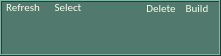
   <widget class="QFrame" name="frame_6">
    <property name="geometry">
     <rect>
      <x>5</x>
      <y>32</y>
      <width>221</width>
      <height>56</height>
     </rect>
    </property>
    <property name="palette">
     <palette>
      <active>
       <colorrole role="WindowText">
        <brush brushstyle="SolidPattern">
         <color alpha="255">
          <red>185</red>
          <green>198</green>
          <blue>185</blue>
         </color>
        </brush>
       </colorrole>
       <colorrole role="Button">
        <brush brushstyle="SolidPattern">
         <color alpha="255">
          <red>81</red>
          <green>121</green>
          <blue>109</blue>
         </color>
        </brush>
       </colorrole>
       <colorrole role="Light">
        <brush brushstyle="SolidPattern">
         <color alpha="255">
          <red>121</red>
          <green>182</green>
          <blue>164</blue>
         </color>
        </brush>
       </colorrole>
       <colorrole role="Midlight">
        <brush brushstyle="SolidPattern">
         <color alpha="255">
          <red>101</red>
          <green>151</green>
          <blue>136</blue>
         </color>
        </brush>
       </colorrole>
       <colorrole role="Dark">
        <brush brushstyle="SolidPattern">
         <color alpha="255">
          <red>40</red>
          <green>60</green>
          <blue>54</blue>
         </color>
        </brush>
       </colorrole>
       <colorrole role="Mid">
        <brush brushstyle="SolidPattern">
         <color alpha="255">
          <red>54</red>
          <green>80</green>
          <blue>72</blue>
         </color>
        </brush>
       </colorrole>
       <colorrole role="Text">
        <brush brushstyle="SolidPattern">
         <color alpha="255">
          <red>185</red>
          <green>198</green>
          <blue>185</blue>
         </color>
        </brush>
       </colorrole>
       <colorrole role="BrightText">
        <brush brushstyle="SolidPattern">
         <color alpha="255">
          <red>255</red>
          <green>255</green>
          <blue>255</blue>
         </color>
        </brush>
       </colorrole>
       <colorrole role="ButtonText">
        <brush brushstyle="SolidPattern">
         <color alpha="255">
          <red>255</red>
          <green>255</green>
          <blue>255</blue>
         </color>
        </brush>
       </colorrole>
       <colorrole role="Base">
        <brush brushstyle="SolidPattern">
         <color alpha="255">
          <red>0</red>
          <green>0</green>
          <blue>0</blue>
         </color>
        </brush>
       </colorrole>
       <colorrole role="Window">
        <brush brushstyle="SolidPattern">
         <color alpha="255">
          <red>81</red>
          <green>121</green>
          <blue>109</blue>
         </color>
        </brush>
       </colorrole>
       <colorrole role="Shadow">
        <brush brushstyle="SolidPattern">
         <color alpha="255">
          <red>0</red>
          <green>0</green>
          <blue>0</blue>
         </color>
        </brush>
       </colorrole>
       <colorrole role="AlternateBase">
        <brush brushstyle="SolidPattern">
         <color alpha="255">
          <red>40</red>
          <green>60</green>
          <blue>54</blue>
         </color>
        </brush>
       </colorrole>
       <colorrole role="ToolTipBase">
        <brush brushstyle="SolidPattern">
         <color alpha="255">
          <red>255</red>
          <green>255</green>
          <blue>220</blue>
         </color>
        </brush>
       </colorrole>
       <colorrole role="ToolTipText">
        <brush brushstyle="SolidPattern">
         <color alpha="255">
          <red>0</red>
          <green>0</green>
          <blue>0</blue>
         </color>
        </brush>
       </colorrole>
      </active>
      <inactive>
       <colorrole role="WindowText">
        <brush brushstyle="SolidPattern">
         <color alpha="255">
          <red>185</red>
          <green>198</green>
          <blue>185</blue>
         </color>
        </brush>
       </colorrole>
       <colorrole role="Button">
        <brush brushstyle="SolidPattern">
         <color alpha="255">
          <red>81</red>
          <green>121</green>
          <blue>109</blue>
         </color>
        </brush>
       </colorrole>
       <colorrole role="Light">
        <brush brushstyle="SolidPattern">
         <color alpha="255">
          <red>121</red>
          <green>182</green>
          <blue>164</blue>
         </color>
        </brush>
       </colorrole>
       <colorrole role="Midlight">
        <brush brushstyle="SolidPattern">
         <color alpha="255">
          <red>101</red>
          <green>151</green>
          <blue>136</blue>
         </color>
        </brush>
       </colorrole>
       <colorrole role="Dark">
        <brush brushstyle="SolidPattern">
         <color alpha="255">
          <red>40</red>
          <green>60</green>
          <blue>54</blue>
         </color>
        </brush>
       </colorrole>
       <colorrole role="Mid">
        <brush brushstyle="SolidPattern">
         <color alpha="255">
          <red>54</red>
          <green>80</green>
          <blue>72</blue>
         </color>
        </brush>
       </colorrole>
       <colorrole role="Text">
        <brush brushstyle="SolidPattern">
         <color alpha="255">
          <red>185</red>
          <green>198</green>
          <blue>185</blue>
         </color>
        </brush>
       </colorrole>
       <colorrole role="BrightText">
        <brush brushstyle="SolidPattern">
         <color alpha="255">
          <red>255</red>
          <green>255</green>
          <blue>255</blue>
         </color>
        </brush>
       </colorrole>
       <colorrole role="ButtonText">
        <brush brushstyle="SolidPattern">
         <color alpha="255">
          <red>255</red>
          <green>255</green>
          <blue>255</blue>
         </color>
        </brush>
       </colorrole>
       <colorrole role="Base">
        <brush brushstyle="SolidPattern">
         <color alpha="255">
          <red>0</red>
          <green>0</green>
          <blue>0</blue>
         </color>
        </brush>
       </colorrole>
       <colorrole role="Window">
        <brush brushstyle="SolidPattern">
         <color alpha="255">
          <red>81</red>
          <green>121</green>
          <blue>109</blue>
         </color>
        </brush>
       </colorrole>
       <colorrole role="Shadow">
        <brush brushstyle="SolidPattern">
         <color alpha="255">
          <red>0</red>
          <green>0</green>
          <blue>0</blue>
         </color>
        </brush>
       </colorrole>
       <colorrole role="AlternateBase">
        <brush brushstyle="SolidPattern">
         <color alpha="255">
          <red>40</red>
          <green>60</green>
          <blue>54</blue>
         </color>
        </brush>
       </colorrole>
       <colorrole role="ToolTipBase">
        <brush brushstyle="SolidPattern">
         <color alpha="255">
          <red>255</red>
          <green>255</green>
          <blue>220</blue>
         </color>
        </brush>
       </colorrole>
       <colorrole role="ToolTipText">
        <brush brushstyle="SolidPattern">
         <color alpha="255">
          <red>0</red>
          <green>0</green>
          <blue>0</blue>
         </color>
        </brush>
       </colorrole>
      </inactive>
      <disabled>
       <colorrole role="WindowText">
        <brush brushstyle="SolidPattern">
         <color alpha="255">
          <red>40</red>
          <green>60</green>
          <blue>54</blue>
         </color>
        </brush>
       </colorrole>
       <colorrole role="Button">
        <brush brushstyle="SolidPattern">
         <color alpha="255">
          <red>81</red>
          <green>121</green>
          <blue>109</blue>
         </color>
        </brush>
       </colorrole>
       <colorrole role="Light">
        <brush brushstyle="SolidPattern">
         <color alpha="255">
          <red>121</red>
          <green>182</green>
          <blue>164</blue>
         </color>
        </brush>
       </colorrole>
       <colorrole role="Midlight">
        <brush brushstyle="SolidPattern">
         <color alpha="255">
          <red>101</red>
          <green>151</green>
          <blue>136</blue>
         </color>
        </brush>
       </colorrole>
       <colorrole role="Dark">
        <brush brushstyle="SolidPattern">
         <color alpha="255">
          <red>40</red>
          <green>60</green>
          <blue>54</blue>
         </color>
        </brush>
       </colorrole>
       <colorrole role="Mid">
        <brush brushstyle="SolidPattern">
         <color alpha="255">
          <red>54</red>
          <green>80</green>
          <blue>72</blue>
         </color>
        </brush>
       </colorrole>
       <colorrole role="Text">
        <brush brushstyle="SolidPattern">
         <color alpha="255">
          <red>40</red>
          <green>60</green>
          <blue>54</blue>
         </color>
        </brush>
       </colorrole>
       <colorrole role="BrightText">
        <brush brushstyle="SolidPattern">
         <color alpha="255">
          <red>255</red>
          <green>255</green>
          <blue>255</blue>
         </color>
        </brush>
       </colorrole>
       <colorrole role="ButtonText">
        <brush brushstyle="SolidPattern">
         <color alpha="255">
          <red>40</red>
          <green>60</green>
          <blue>54</blue>
         </color>
        </brush>
       </colorrole>
       <colorrole role="Base">
        <brush brushstyle="SolidPattern">
         <color alpha="255">
          <red>81</red>
          <green>121</green>
          <blue>109</blue>
         </color>
        </brush>
       </colorrole>
       <colorrole role="Window">
        <brush brushstyle="SolidPattern">
         <color alpha="255">
          <red>81</red>
          <green>121</green>
          <blue>109</blue>
         </color>
        </brush>
       </colorrole>
       <colorrole role="Shadow">
        <brush brushstyle="SolidPattern">
         <color alpha="255">
          <red>0</red>
          <green>0</green>
          <blue>0</blue>
         </color>
        </brush>
       </colorrole>
       <colorrole role="AlternateBase">
        <brush brushstyle="SolidPattern">
         <color alpha="255">
          <red>81</red>
          <green>121</green>
          <blue>109</blue>
         </color>
        </brush>
       </colorrole>
       <colorrole role="ToolTipBase">
        <brush brushstyle="SolidPattern">
         <color alpha="255">
          <red>255</red>
          <green>255</green>
          <blue>220</blue>
         </color>
        </brush>
       </colorrole>
       <colorrole role="ToolTipText">
        <brush brushstyle="SolidPattern">
         <color alpha="255">
          <red>0</red>
          <green>0</green>
          <blue>0</blue>
         </color>
        </brush>
       </colorrole>
      </disabled>
     </palette>
    </property>
    <property name="frameShape">
     <enum>QFrame::Box</enum>
    </property>
    <property name="frameShadow">
     <enum>QFrame::Raised</enum>
    </property>
    <property name="lineWidth">
     <number>1</number>
    </property>
    <property name="midLineWidth">
     <number>0</number>
    </property>
    <widget class="QPushButton" name="pushButton_P3_selectItem">
     <property name="geometry">
      <rect>
       <x>50</x>
       <y>15</y>
       <width>35</width>
       <height>35</height>
      </rect>
     </property>
     <property name="text">
      <string/>
     </property>
     <property name="icon">
      <iconset>
       <normaloff>icons/publishToolIcon/getSelectItemPublishB.png</normaloff>icons/publishToolIcon/getSelectItemPublishB.png</iconset>
     </property>
     <property name="iconSize">
      <size>
       <width>35</width>
       <height>35</height>
      </size>
     </property>
     <property name="flat">
      <bool>true</bool>
     </property>
    </widget>
    <widget class="QLabel" name="label_fileData_40">
     <property name="geometry">
      <rect>
       <x>45</x>
       <y>-3</y>
       <width>46</width>
       <height>20</height>
      </rect>
     </property>
     <property name="palette">
      <palette>
       <active>
        <colorrole role="WindowText">
         <brush brushstyle="SolidPattern">
          <color alpha="255">
           <red>248</red>
           <green>255</green>
           <blue>235</blue>
          </color>
         </brush>
        </colorrole>
       </active>
       <inactive>
        <colorrole role="WindowText">
         <brush brushstyle="SolidPattern">
          <color alpha="255">
           <red>248</red>
           <green>255</green>
           <blue>235</blue>
          </color>
         </brush>
        </colorrole>
       </inactive>
       <disabled>
        <colorrole role="WindowText">
         <brush brushstyle="SolidPattern">
          <color alpha="255">
           <red>85</red>
           <green>127</green>
           <blue>0</blue>
          </color>
         </brush>
        </colorrole>
       </disabled>
      </palette>
     </property>
     <property name="font">
      <font>
       <family>Calibri</family>
       <pointsize>8</pointsize>
      </font>
     </property>
     <property name="text">
      <string>Select</string>
     </property>
     <property name="alignment">
      <set>Qt::AlignCenter</set>
     </property>
    </widget>
    <widget class="QPushButton" name="pushButton_P3_refreshInputItem">
     <property name="geometry">
      <rect>
       <x>5</x>
       <y>15</y>
       <width>35</width>
       <height>35</height>
      </rect>
     </property>
     <property name="text">
      <string/>
     </property>
     <property name="icon">
      <iconset>
       <normaloff>icons/publishToolIcon/refreshPublishB.png</normaloff>icons/publishToolIcon/refreshPublishB.png</iconset>
     </property>
     <property name="iconSize">
      <size>
       <width>35</width>
       <height>35</height>
      </size>
     </property>
     <property name="flat">
      <bool>true</bool>
     </property>
    </widget>
    <widget class="QLabel" name="label_fileData_39">
     <property name="geometry">
      <rect>
       <x>0</x>
       <y>-3</y>
       <width>46</width>
       <height>20</height>
      </rect>
     </property>
     <property name="palette">
      <palette>
       <active>
        <colorrole role="WindowText">
         <brush brushstyle="SolidPattern">
          <color alpha="255">
           <red>248</red>
           <green>255</green>
           <blue>235</blue>
          </color>
         </brush>
        </colorrole>
       </active>
       <inactive>
        <colorrole role="WindowText">
         <brush brushstyle="SolidPattern">
          <color alpha="255">
           <red>248</red>
           <green>255</green>
           <blue>235</blue>
          </color>
         </brush>
        </colorrole>
       </inactive>
       <disabled>
        <colorrole role="WindowText">
         <brush brushstyle="SolidPattern">
          <color alpha="255">
           <red>85</red>
           <green>127</green>
           <blue>0</blue>
          </color>
         </brush>
        </colorrole>
       </disabled>
      </palette>
     </property>
     <property name="font">
      <font>
       <family>Calibri</family>
       <pointsize>8</pointsize>
      </font>
     </property>
     <property name="text">
      <string>Refresh</string>
     </property>
     <property name="alignment">
      <set>Qt::AlignCenter</set>
     </property>
    </widget>
    <widget class="QPushButton" name="pushButton_P3_buildDefaultTop">
     <property name="geometry">
      <rect>
       <x>182</x>
       <y>20</y>
       <width>30</width>
       <height>30</height>
      </rect>
     </property>
     <property name="text">
      <string/>
     </property>
     <property name="icon">
      <iconset>
       <normaloff>icons/publishToolIcon/buildAllClass.png</normaloff>icons/publishToolIcon/buildAllClass.png</iconset>
     </property>
     <property name="iconSize">
      <size>
       <width>30</width>
       <height>30</height>
      </size>
     </property>
     <property name="flat">
      <bool>true</bool>
     </property>
    </widget>
    <widget class="QLabel" name="label_fileData_44">
     <property name="geometry">
      <rect>
       <x>174</x>
       <y>-2</y>
       <width>46</width>
       <height>20</height>
      </rect>
     </property>
     <property name="palette">
      <palette>
       <active>
        <colorrole role="WindowText">
         <brush brushstyle="SolidPattern">
          <color alpha="255">
           <red>248</red>
           <green>255</green>
           <blue>235</blue>
          </color>
         </brush>
        </colorrole>
       </active>
       <inactive>
        <colorrole role="WindowText">
         <brush brushstyle="SolidPattern">
          <color alpha="255">
           <red>248</red>
           <green>255</green>
           <blue>235</blue>
          </color>
         </brush>
        </colorrole>
       </inactive>
       <disabled>
        <colorrole role="WindowText">
         <brush brushstyle="SolidPattern">
          <color alpha="255">
           <red>85</red>
           <green>127</green>
           <blue>0</blue>
          </color>
         </brush>
        </colorrole>
       </disabled>
      </palette>
     </property>
     <property name="font">
      <font>
       <family>Calibri</family>
       <pointsize>8</pointsize>
      </font>
     </property>
     <property name="text">
      <string>Build</string>
     </property>
     <property name="alignment">
      <set>Qt::AlignCenter</set>
     </property>
    </widget>
    <widget class="QPushButton" name="pushButton_P3_deletSelectItem">
     <property name="geometry">
      <rect>
       <x>146</x>
       <y>20</y>
       <width>30</width>
       <height>30</height>
      </rect>
     </property>
     <property name="text">
      <string/>
     </property>
     <property name="icon">
      <iconset>
       <normaloff>icons/publishToolIcon/deletePublishB.png</normaloff>icons/publishToolIcon/deletePublishB.png</iconset>
     </property>
     <property name="iconSize">
      <size>
       <width>30</width>
       <height>30</height>
      </size>
     </property>
     <property name="flat">
      <bool>true</bool>
     </property>
    </widget>
    <widget class="QLabel" name="label_fileData_43">
     <property name="geometry">
      <rect>
       <x>138</x>
       <y>-2</y>
       <width>46</width>
       <height>20</height>
      </rect>
     </property>
     <property name="palette">
      <palette>
       <active>
        <colorrole role="WindowText">
         <brush brushstyle="SolidPattern">
          <color alpha="255">
           <red>248</red>
           <green>255</green>
           <blue>235</blue>
          </color>
         </brush>
        </colorrole>
       </active>
       <inactive>
        <colorrole role="WindowText">
         <brush brushstyle="SolidPattern">
          <color alpha="255">
           <red>248</red>
           <green>255</green>
           <blue>235</blue>
          </color>
         </brush>
        </colorrole>
       </inactive>
       <disabled>
        <colorrole role="WindowText">
         <brush brushstyle="SolidPattern">
          <color alpha="255">
           <red>85</red>
           <green>127</green>
           <blue>0</blue>
          </color>
         </brush>
        </colorrole>
       </disabled>
      </palette>
     </property>
     <property name="font">
      <font>
       <family>Calibri</family>
       <pointsize>8</pointsize>
      </font>
     </property>
     <property name="text">
      <string>Delete</string>
     </property>
     <property name="alignment">
      <set>Qt::AlignCenter</set>
     </property>
    </widget>
   </widget>
